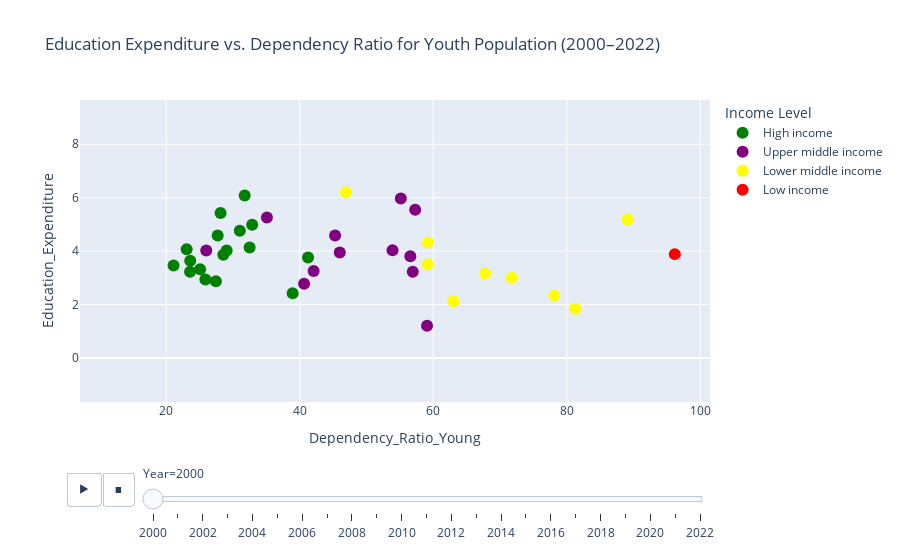

Here is the notebook cell this chart was saved with:
### Markdown cell above
### Education Expenditure vs Dependancy Ratio (Youth Population)

### Code cell
# Load your data
df = pd.read_csv("../data/interim/merged_data.csv")

# Filter years 2000–2022
df_filtered = df[(df["Year"] >= 2000) & (df["Year"] <= 2022)].copy()

# Define custom color and order for income levels
income_colors = {
    "High income": "green",
    "Upper middle income": "purple",
    "Lower middle income": "yellow",
    "Low income": "red"
}
income_order = ["High income", "Upper middle income", "Lower middle income", "Low income"]

# Create animated scatter plot
fig = px.scatter(
    df_filtered,
    x="Dependency_Ratio_Young",
    y="Education_Expenditure",
    animation_frame="Year",
    animation_group="Country",
    color="income_level",
    color_discrete_map=income_colors,
    category_orders={"income_level": income_order},
    hover_name="Country", 
    title="Education Expenditure vs. Dependency Ratio for Youth Population (2000–2022)",
    range_x=[df["Dependency_Ratio_Young"].min() - 5, df["Dependency_Ratio_Young"].max() + 5],
    range_y=[df["Education_Expenditure"].min() - 2, df["Education_Expenditure"].max() + 2]
)

# Style labels
fig.update_traces(textposition="top center", marker=dict(size=12))
fig.update_layout(legend_title_text="Income Level")

# Show the figure
fig.show()

### Figure 1 — Plotly figure (JSON) as saved in the notebook; plotly's stock layout.template omitted (floating-point values rounded to 4 significant figures)
{"data": [{"hovertemplate": "<b>%{hovertext}</b><br><br>income_level=High income<br>Year=2000<br>Dependency_Ratio_Young=%{x}<br>Education_Expenditure=%{y}<extra></extra>", "hovertext": ["Australia", "Canada", "Chile", "Cyprus", "Czechia", "Germany", "United Kingdom", "Greece", "Ireland", "Japan", "South Korea", "Netherlands", "New Zealand", "Romania", "Russia", "Singapore", "Slovakia", "Uruguay", "United States"], "ids": ["Australia", "Canada", "Chile", "Cyprus", "Czechia", "Germany", "United Kingdom", "Greece", "Ireland", "Japan", "South Korea", "Netherlands", "New Zealand", "Romania", "Russia", "Singapore", "Slovakia", "Uruguay", "United States"], "legendgroup": "High income", "marker": {"color": "green", "size": 12, "symbol": "circle"}, "mode": "markers", "name": "High income", "orientation": "v", "showlegend": true, "textposition": "top center", "type": "scatter", "x": [31.02, 28.14, 41.25, 32.87, 23.59, 23.06, 29.05, 23.56, 32.49, 21.09, 29.17, 27.7, 34.76, 27.44, 25.86, 25.07, 28.55, 38.94, 31.75], "xaxis": "x", "y": [4.759, 5.423, 3.757, 4.99, 3.64, 4.068, 4.018, 3.23, 4.132, 3.46, NaN, 4.585, NaN, 2.869, 2.94, 3.321, 3.865, 2.423, 6.086], "yaxis": "y"}, {"hovertemplate": "<b>%{hovertext}</b><br><br>income_level=Upper middle income<br>Year=2000<br>Dependency_Ratio_Young=%{x}<br>Education_Expenditure=%{y}<extra></extra>", "hovertext": ["Argentina", "Armenia", "Brazil", "China", "Ecuador", "Guatemala", "Indonesia", "Iran", "Kazakhstan", "Mexico", "Mongolia", "Malaysia", "Peru", "Serbia", "Thailand", "Turkey", "Ukraine"], "ids": ["Argentina", "Armenia", "Brazil", "China", "Ecuador", "Guatemala", "Indonesia", "Iran", "Kazakhstan", "Mexico", "Mongolia", "Malaysia", "Peru", "Serbia", "Thailand", "Turkey", "Ukraine"], "legendgroup": "Upper middle income", "marker": {"color": "purple", "size": 12, "symbol": "circle"}, "mode": "markers", "name": "Upper middle income", "orientation": "v", "showlegend": true, "textposition": "top center", "type": "scatter", "x": [45.3, 40.65, 46.0, 35.86, 59.07, 83.63, 47.99, 53.91, 42.08, 56.57, 57.3, 55.15, 56.94, 24.29, 35.08, 47.23, 25.99], "xaxis": "x", "y": [4.58, 2.773, 3.949, NaN, 1.203, NaN, NaN, 4.031, 3.257, 3.809, 5.55, 5.972, 3.228, NaN, 5.253, NaN, 4.023], "yaxis": "y"}, {"hovertemplate": "<b>%{hovertext}</b><br><br>income_level=Lower middle income<br>Year=2000<br>Dependency_Ratio_Young=%{x}<br>Education_Expenditure=%{y}<extra></extra>", "hovertext": ["Bangladesh", "Egypt", "India", "Jordan", "Kenya", "Kyrgyzstan", "Lebanon", "Morocco", "Myanmar", "Nigeria", "Nicaragua", "Pakistan", "Philippines", "Tajikistan", "Tunisia", "Uzbekistan", "Vietnam"], "ids": ["Bangladesh", "Egypt", "India", "Jordan", "Kenya", "Kyrgyzstan", "Lebanon", "Morocco", "Myanmar", "Nigeria", "Nicaragua", "Pakistan", "Philippines", "Tajikistan", "Tunisia", "Uzbekistan", "Vietnam"], "legendgroup": "Lower middle income", "marker": {"color": "yellow", "size": 12, "symbol": "circle"}, "mode": "markers", "name": "Lower middle income", "orientation": "v", "showlegend": true, "textposition": "top center", "type": "scatter", "x": [63.03, 62.57, 59.22, 69.95, 89.13, 59.19, 50.66, 55.21, 50.31, 82.17, 71.77, 81.29, 67.77, 78.13, 46.93, 62.65, 50.38], "xaxis": "x", "y": [2.125, NaN, 4.325, NaN, 5.187, 3.508, NaN, NaN, NaN, NaN, 3.002, 1.838, 3.164, 2.329, 6.202, NaN, NaN], "yaxis": "y"}, {"hovertemplate": "<b>%{hovertext}</b><br><br>income_level=Low income<br>Year=2000<br>Dependency_Ratio_Young=%{x}<br>Education_Expenditure=%{y}<extra></extra>", "hovertext": ["Ethiopia"], "ids": ["Ethiopia"], "legendgroup": "Low income", "marker": {"color": "red", "size": 12, "symbol": "circle"}, "mode": "markers", "name": "Low income", "orientation": "v", "showlegend": true, "textposition": "top center", "type": "scatter", "x": [96.2], "xaxis": "x", "y": [3.886], "yaxis": "y"}], "layout": {"legend": {"title": {"text": "Income Level"}, "tracegroupgap": 0}, "sliders": [{"active": 0, "currentvalue": {"prefix": "Year="}, "len": 0.9, "pad": {"b": 10, "t": 60}, "steps": [{"args": [["2000"], {"frame": {"duration": 0, "redraw": false}, "fromcurrent": true, "mode": "immediate", "transition": {"duration": 0, "easing": "linear"}}], "label": "2000", "method": "animate"}, {"args": [["2001"], {"frame": {"duration": 0, "redraw": false}, "fromcurrent": true, "mode": "immediate", "transition": {"duration": 0, "easing": "linear"}}], "label": "2001", "method": "animate"}, {"args": [["2002"], {"frame": {"duration": 0, "redraw": false}, "fromcurrent": true, "mode": "immediate", "transition": {"duration": 0, "easing": "linear"}}], "label": "2002", "method": "animate"}, {"args": [["2003"], {"frame": {"duration": 0, "redraw": false}, "fromcurrent": true, "mode": "immediate", "transition": {"duration": 0, "easing": "linear"}}], "label": "2003", "method": "animate"}, {"args": [["2004"], {"frame": {"duration": 0, "redraw": false}, "fromcurrent": true, "mode": "immediate", "transition": {"duration": 0, "easing": "linear"}}], "label": "2004", "method": "animate"}, {"args": [["2005"], {"frame": {"duration": 0, "redraw": false}, "fromcurrent": true, "mode": "immediate", "transition": {"duration": 0, "easing": "linear"}}], "label": "2005", "method": "animate"}, {"args": [["2006"], {"frame": {"duration": 0, "redraw": false}, "fromcurrent": true, "mode": "immediate", "transition": {"duration": 0, "easing": "linear"}}], "label": "2006", "method": "animate"}, {"args": [["2007"], {"frame": {"duration": 0, "redraw": false}, "fromcurrent": true, "mode": "immediate", "transition": {"duration": 0, "easing": "linear"}}], "label": "2007", "method": "animate"}, {"args": [["2008"], {"frame": {"duration": 0, "redraw": false}, "fromcurrent": true, "mode": "immediate", "transition": {"duration": 0, "easing": "linear"}}], "label": "2008", "method": "animate"}, {"args": [["2009"], {"frame": {"duration": 0, "redraw": false}, "fromcurrent": true, "mode": "immediate", "transition": {"duration": 0, "easing": "linear"}}], "label": "2009", "method": "animate"}, {"args": [["2010"], {"frame": {"duration": 0, "redraw": false}, "fromcurrent": true, "mode": "immediate", "transition": {"duration": 0, "easing": "linear"}}], "label": "2010", "method": "animate"}, {"args": [["2011"], {"frame": {"duration": 0, "redraw": false}, "fromcurrent": true, "mode": "immediate", "transition": {"duration": 0, "easing": "linear"}}], "label": "2011", "method": "animate"}, {"args": [["2012"], {"frame": {"duration": 0, "redraw": false}, "fromcurrent": true, "mode": "immediate", "transition": {"duration": 0, "easing": "linear"}}], "label": "2012", "method": "animate"}, {"args": [["2013"], {"frame": {"duration": 0, "redraw": false}, "fromcurrent": true, "mode": "immediate", "transition": {"duration": 0, "easing": "linear"}}], "label": "2013", "method": "animate"}, {"args": [["2014"], {"frame": {"duration": 0, "redraw": false}, "fromcurrent": true, "mode": "immediate", "transition": {"duration": 0, "easing": "linear"}}], "label": "2014", "method": "animate"}, {"args": [["2015"], {"frame": {"duration": 0, "redraw": false}, "fromcurrent": true, "mode": "immediate", "transition": {"duration": 0, "easing": "linear"}}], "label": "2015", "method": "animate"}, {"args": [["2016"], {"frame": {"duration": 0, "redraw": false}, "fromcurrent": true, "mode": "immediate", "transition": {"duration": 0, "easing": "linear"}}], "label": "2016", "method": "animate"}, {"args": [["2017"], {"frame": {"duration": 0, "redraw": false}, "fromcurrent": true, "mode": "immediate", "transition": {"duration": 0, "easing": "linear"}}], "label": "2017", "method": "animate"}, {"args": [["2018"], {"frame": {"duration": 0, "redraw": false}, "fromcurrent": true, "mode": "immediate", "transition": {"duration": 0, "easing": "linear"}}], "label": "2018", "method": "animate"}, {"args": [["2019"], {"frame": {"duration": 0, "redraw": false}, "fromcurrent": true, "mode": "immediate", "transition": {"duration": 0, "easing": "linear"}}], "label": "2019", "method": "animate"}, {"args": [["2020"], {"frame": {"duration": 0, "redraw": false}, "fromcurrent": true, "mode": "immediate", "transition": {"duration": 0, "easing": "linear"}}], "label": "2020", "method": "animate"}, {"args": [["2021"], {"frame": {"duration": 0, "redraw": false}, "fromcurrent": true, "mode": "immediate", "transition": {"duration": 0, "easing": "linear"}}], "label": "2021", "method": "animate"}, {"args": [["2022"], {"frame": {"duration": 0, "redraw": false}, "fromcurrent": true, "mode": "immediate", "transition": {"duration": 0, "easing": "linear"}}], "label": "2022", "method": "animate"}], "x": 0.1, "xanchor": "left", "y": 0, "yanchor": "top"}], "title": {"text": "Education Expenditure vs. Dependency Ratio for Youth Population (2000–2022)"}, "updatemenus": [{"buttons": [{"args": [null, {"frame": {"duration": 500, "redraw": false}, "fromcurrent": true, "mode": "immediate", "transition": {"duration": 500, "easing": "linear"}}], "label": "&#9654;", "method": "animate"}, {"args": [[null], {"frame": {"duration": 0, "redraw": false}, "fromcurrent": true, "mode": "immediate", "transition": {"duration": 0, "easing": "linear"}}], "label": "&#9724;", "method": "animate"}], "direction": "left", "pad": {"r": 10, "t": 70}, "showactive": false, "type": "buttons", "x": 0.1, "xanchor": "right", "y": 0, "yanchor": "top"}], "xaxis": {"anchor": "y", "domain": [0, 1], "range": [7.074, 101.5], "title": {"text": "Dependency_Ratio_Young"}}, "yaxis": {"anchor": "x", "domain": [0, 1], "range": [-1.651, 9.658], "title": {"text": "Education_Expenditure"}}}}
